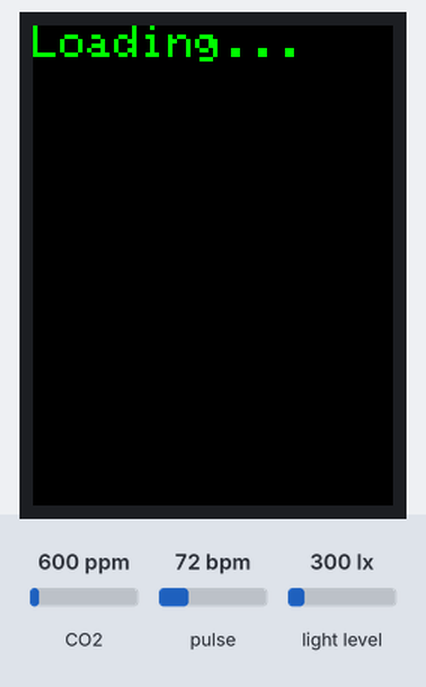
The sketch below on a simulated ESP8266 (NodeMCU). Parts: 240×320 colour display. The test bench sets the inputs (shaded band); at power-on: CO2 600 ppm, pulse 72 bpm, light level 300 lx. WiFi joins after 1.5 s; servers stay silent unless stated; what the sketch prints to the serial monitor is not drawn.

Above: at 0.4 s.
At 5.7 s:
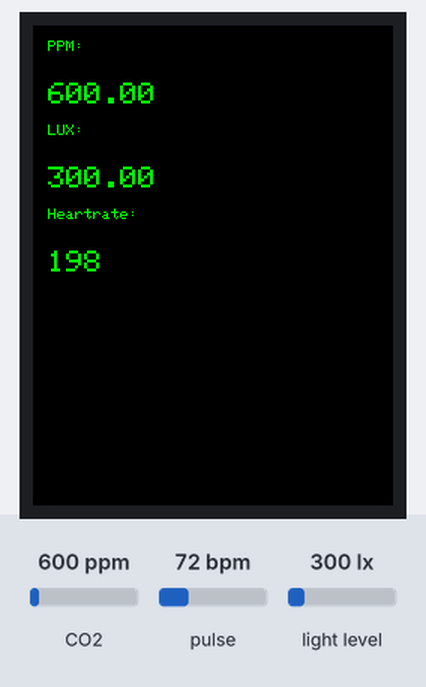
5.8 s: CO2 set to 452 ppm
At 7.7 s:
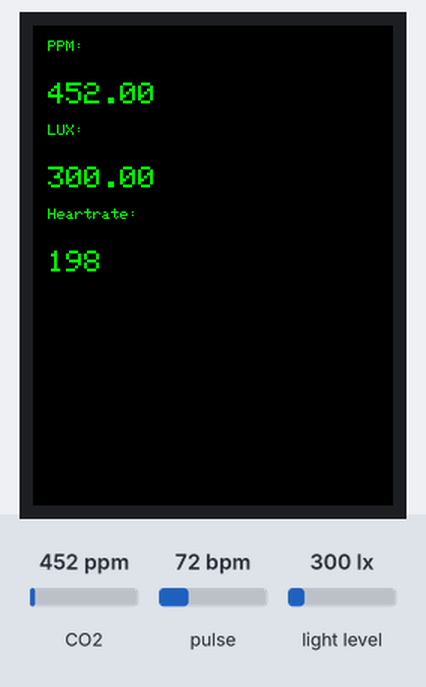
8.3 s: pulse set to 158 bpm
11.8 s: light level set to 40 lx
At 12.9 s:
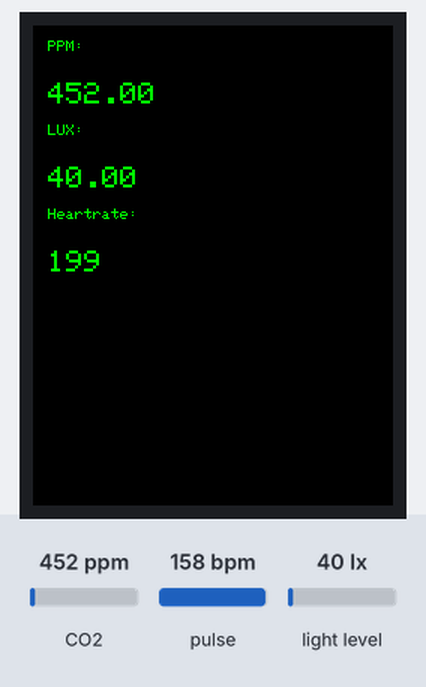
14.3 s: CO2 set to 1050 ppm
At 16.7 s:
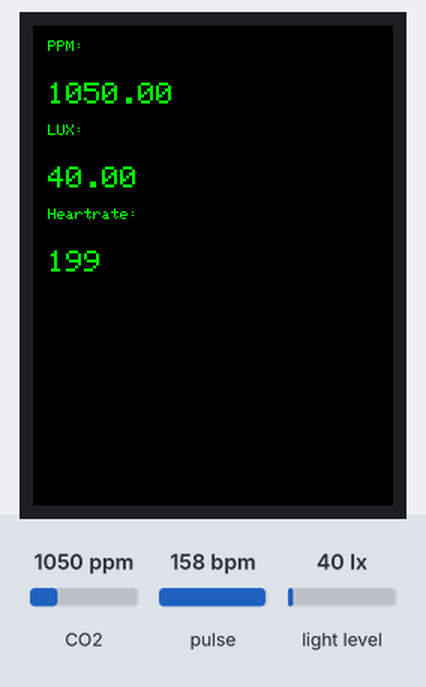
17.5 s: pulse set to 70 bpm
Timing chart, 0 to 20.5 s (numbered marks = the images above; inputs shaded):
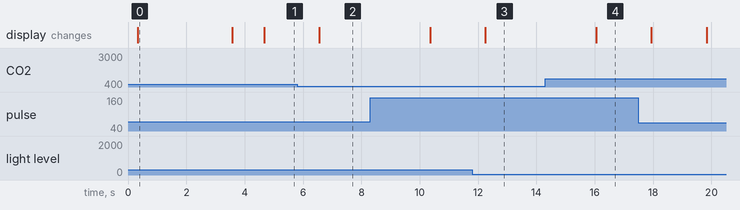

The sketch:

project3.ino
```cpp
#include <ESP8266WiFi.h>
#include <Wire.h>
#include "MAX30105.h"
#include "heartRate.h"
#include <BH1750.h>
#include <MQ135.h>
#include "ThingSpeak.h"
#include <TFT_eSPI.h>

MAX30105 HeartSensor;
float beatsPerMinute = 0;
int beatAvg = 0;
const byte RATE_SIZE = 4; //Increase this for more averaging. 4 is good.
byte rates[RATE_SIZE]; //Array of heart rates
byte rateSpot = 0;
long lastBeat = 0;

BH1750 lightMeter(0x23);

TFT_eSPI tft = TFT_eSPI();
int cursorX = 10;     // فاصله از چپ
int cursorY = 10;     // موقعیت y شروع
int lineHeight = 28;

#define PIN_MQ135 A0
MQ135 mq135_sensor(PIN_MQ135);

WiFiClient client;
unsigned long myChannelNumber = 3084748;
const char * myWriteAPIKey = "G6WHW2R879PU2A7D";

bool Connection_setup(String ssid, String password) {
  int maxRetries = 5;
  int retryCount = 0;
  WiFi.begin(ssid, password);

  while (WiFi.status() != WL_CONNECTED && retryCount < maxRetries) {
    delay(2000);
    retryCount++;
  }

  if (WiFi.status() != WL_CONNECTED) {
    return false;
  }
  else {
    return true;
  }
}

bool Connection_loop() {
  return WiFi.status() == WL_CONNECTED;
}

bool MAX30105_setup() {
  // Initialize sensor
  if (!HeartSensor.begin(Wire, I2C_SPEED_FAST)) //Use default I2C port, 400kHz speed
  {
    return false;
  }
  HeartSensor.setup(); //Configure sensor with default settings
  HeartSensor.setPulseAmplitudeRed(0x0A); //Turn Red LED to low to indicate sensor is running
  HeartSensor.setPulseAmplitudeGreen(0); //Turn off Green LED
  return true;
}

// long MAX30105_loop() {
//   long irValue = HeartSensor.getIR();

//   if (checkForBeat(irValue) == true)
//   {
//     //We sensed a beat!
//     long delta = millis() - lastBeat;
//     lastBeat = millis();

//     beatsPerMinute = 60 / (delta / 1000.0);

//     if (beatsPerMinute < 255 && beatsPerMinute > 20)
//     {
//       rates[rateSpot++] = (byte)beatsPerMinute; //Store this reading in the array
//       rateSpot %= RATE_SIZE; //Wrap variable

//       //Take average of readings
//       beatAvg = 0;
//       for (byte x = 0 ; x < RATE_SIZE ; x++)
//         beatAvg += rates[x];
//       beatAvg /= RATE_SIZE;
//     }
//     if (irValue < 50000)
//       return -1;
//     return beatsPerMinute;
//   }
// }

// long MAX30105_loop() {
//   long irValue = HeartSensor.getIR();
//   bool beatDetected = checkForBeat(irValue);

//   long delta = millis() - lastBeat;
//   lastBeat = beatDetected ? millis() : lastBeat;
//   beatsPerMinute = beatDetected ? (60 / (delta / 1000.0)) : beatsPerMinute;

//   if (beatDetected && beatsPerMinute < 255 && beatsPerMinute > 20) {
//     rates[rateSpot++] = (byte)beatsPerMinute;
//     rateSpot %= RATE_SIZE;

//     beatAvg = 0;
//     for (byte x = 0; x < RATE_SIZE; x++) beatAvg += rates[x];
//     beatAvg /= RATE_SIZE;
//   }

//   if (irValue < 50000) return -1;

//   return beatAvg;
// }

long IR_to_heartBeat(long x) {
    const double inv = 1.0 / 505.0;
    return (long)(x * inv);
}

bool BH1750_setup() {

  if (!lightMeter.begin()) {
    return false;
  }
  return true;

}

float BH1750_loop() {
  float lux = lightMeter.readLightLevel();
  return lux;
}

bool TFT_setup() {
  tft.begin();
  tft.setSwapBytes(true);

  tft.fillScreen(TFT_BLACK);
  tft.setTextColor(TFT_GREEN, TFT_BLACK);
  tft.setTextSize(3);
  tft.println("Loading...");

  delay(1000);

  return true;
}

void TFT_loop() {
  tft.fillScreen(TFT_RED);
}

void printLine(String text, int size) {
  tft.setTextSize(size);
  tft.drawString(text, cursorX, cursorY);
  cursorY += lineHeight;  // y خط بعد رو افزایش میده
  // اگر رسیدیم به پایین صفحه، برگردیم بالا
  if(cursorY + lineHeight > tft.height()) {
    tft.fillScreen(TFT_BLACK);
    cursorY = 10;
  }
}

long MQ135_loop() {
  float ppm = mq135_sensor.getPPM();
  return ppm;
}

void Print_status(bool func, String name) {
  if (!func) {
    Serial.println(name + "Failed!");
  } else {
    Serial.println(name + "initialized.");
  }
}

void setup() {
  Serial.begin(115200);
  delay(100);
  Wire.begin(D2, D1);  // SDA, SCL

  Print_status(TFT_setup(), "TFT Display");


  if (!Connection_setup("Clone", "1qazxsw2")) {
    Serial.println("WiFi Connection Failed!");
  } else {
    Serial.println("WiFi Connected!");
  }

  Print_status(MAX30105_setup(), "MAX30105");

  Print_status(BH1750_setup(), "BH1750");

  Print_status(TFT_setup(), "TFT Display");

  ThingSpeak.begin(client);


}

void loop() {

  if (!Connection_loop()) {
    Serial.println("WiFi Disconnected!");
  }

  long bpm = HeartSensor.getIR();
  long heartbeat_var = IR_to_heartBeat(bpm);
  Serial.println("BPM: " + String(heartbeat_var));

  float lux = BH1750_loop();
  Serial.println("Lux: " + String(lux));

  float ppm = MQ135_loop();
  Serial.println("PPM: " + String(ppm));

  ThingSpeak.setField(1, ppm);
  ThingSpeak.setField(2, lux);
  ThingSpeak.setField(3, heartbeat_var);


  tft.fillScreen(TFT_BLACK);
  cursorY = 10;  // بازنشانی موقعیت y به بالا


  printLine("PPM:",1);
  printLine(String(ppm, 2),2);
  printLine("LUX:",1);
  printLine(String(lux, 2),2);
  printLine("Heartrate:",1);
  printLine(String(heartbeat_var),2);

  int x = ThingSpeak.writeFields(myChannelNumber, myWriteAPIKey);
  // if(x == 200){
  //   Serial.println("Channel update successful.");
  // }
  // else{
  //   Serial.println("Problem updating channel. HTTP error code " + String(x));
  // }

  delay(1500);
}
```

Measured:
- after the input at 5.8 s, the display: changes after 0.76 s (image 2)
- after the input at 11.8 s, the display: changes after 0.45 s (image 3)
- after the input at 14.3 s, the display: changes after 1.7 s (image 4)
- what the display in image 0 shows lasts 3.3 s, from 0.3 s to 3.6 s
